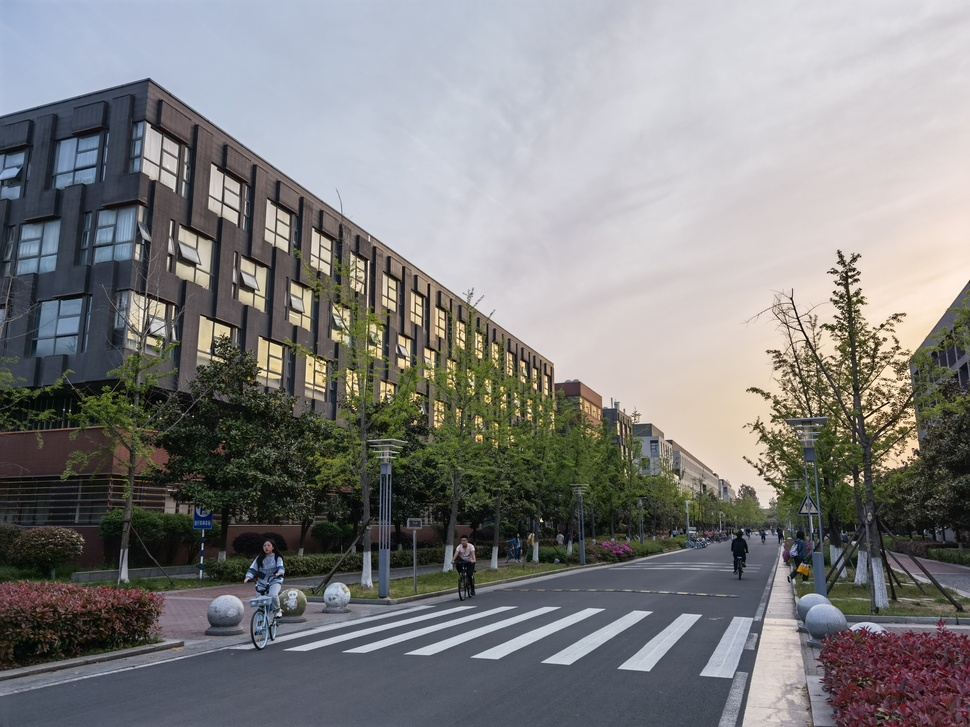
#> input picture QtTrainingApplication/image/skybox_img.jpg, 970 x 727 px, shrunk from 4096 x 3072 before the run
$ python 1.py
#> lines starting #> are read from the running program, lines starting #| are printed output that depends on the picture
#!/usr/bin/env python

# Will split a png cubemap/skymap image produced by blender into 6 separated image files for use in a skybox within unity
# Requires Python Imaging Library > http://www.pythonware.com/products/pil/

# The author takes no responsibility for any damage this script might cause,
# feel free to use, change and or share this script.
# 2013-07, CanOfColliders, m@canofcolliders.com

from PIL import Image
import sys, os
import cv2
import numpy as np

path = os.path.abspath("") + "/";
processed = False

# [9 lines of commented-out code are left out]

def processImageNew(path,name):
#> called with path = './', name = 'skybox_img.jpg'
	img=cv2.imread(os.path.join(path, name))
#> img is the input picture: shape (727, 970, 3); mean B, G, R 128, 128.1, 128.7
	size=min(img.shape[0],img.shape[1])
#> size = 727
	if img.shape[0]<img.shape[1]: # y < x
		gap=int((img.shape[1]-size)/2)
#> gap = 121
		startX=int(0)
		endX=int(startX+size)
#> endX = 727
		startY=int(gap)
#> startY = 121
		endY=int(startY+size)
#> endY = 848
		img=img[startX:endX,startY:endY]
#> img: shape (727, 727, 3)
		# cv2.imshow("1",img)
	else:
		gap = (img.shape[0] - size) / 2
		startX = int(gap)
		endX = int(startX+size)
		startY = int(0)
		endY = int(startY + size)
		img=img[startX:endX,startY:endY]
		# cv2.imshow("1",img)
	# cv2.waitKey()

	# 图片处理
	a=size
#> a = 727
	b=int((a*a//5)**0.5)
#> b = 325
	h=int((2*a*a)//(5*(a+b)))
#> h = 200

	lu1=[0,0]
	ld1=[0,a]
#> ld1 = [0, 727]
	ru1=[a,0]
#> ru1 = [727, 0]
	rd1=[a,a]
#> rd1 = [727, 727]

	lu2=[h,h]
#> lu2 = [200, 200]
	ld2=[h,a-h]
	ru2=[a-h,h]
	rd2=[a-h,a-h]

	target=np.array([[h,h],[h+b,h],[h+b,h+b],[h,h+b]],dtype = "float32")

	# 中间
	cv2.imwrite(os.path.join(path, addToFilename(name,"_back")), img[h:h+b,h:h+b])

	# 左边
	pointLeft=np.array([lu1,lu2,ld2,ld1],dtype = "float32")
	M=cv2.getPerspectiveTransform(pointLeft,target)
	imgLeft=cv2.warpPerspective(img,M,(img.shape[0],img.shape[1]))
	cv2.imwrite(os.path.join(path, addToFilename(name, "_left")), imgLeft[h:h + b, h:h + b])

	# 右边
	pointRight = np.array([ru2, ru1, rd1, rd2], dtype="float32")
	M = cv2.getPerspectiveTransform(pointRight, target)
	imgRight = cv2.warpPerspective(img, M, (img.shape[0], img.shape[1]))
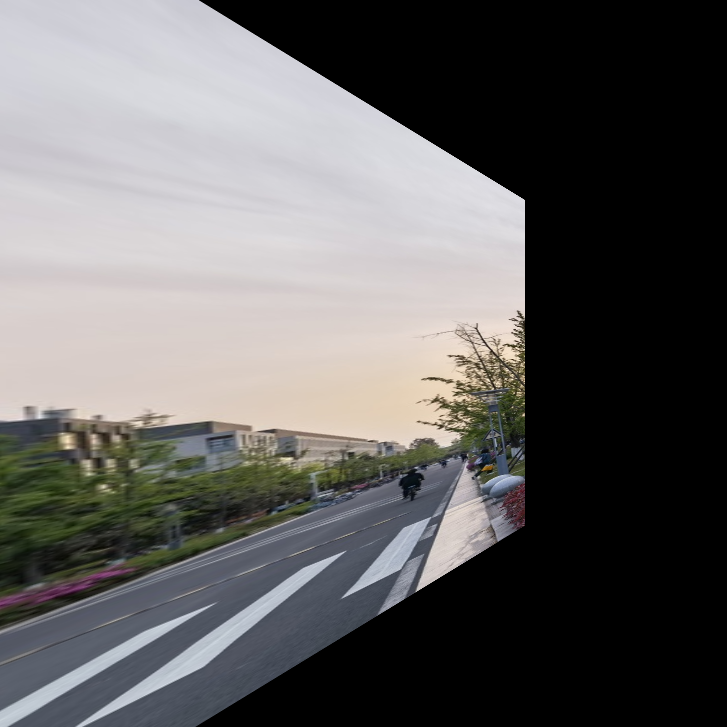
#> imgRight: shape (727, 727, 3); mean B, G, R 96.6, 97.1, 98.3
	cv2.imwrite(os.path.join(path, addToFilename(name, "_right")), imgRight[h:h + b, h:h + b])
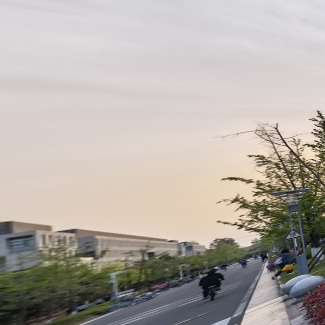
#> saved as skybox_img_right.jpg: shape (325, 325, 3); mean B, G, R 165.1, 171.3, 177.8

	# 上边
	pointUp= np.array([lu1, ru1, ru2, lu2], dtype="float32")
	M = cv2.getPerspectiveTransform(pointUp, target)
	imgUp= cv2.warpPerspective(img, M, (img.shape[0], img.shape[1]))
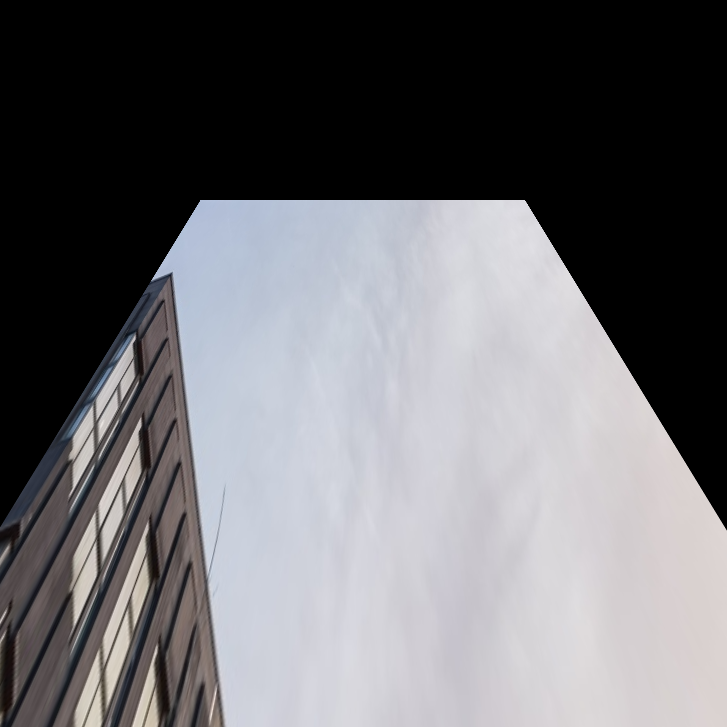
#> imgUp: shape (727, 727, 3); mean B, G, R 112.6, 109.1, 109.6
	cv2.imwrite(os.path.join(path, addToFilename(name, "_up")), imgUp[h:h + b, h:h + b])
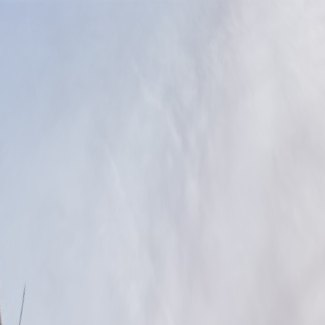
#> saved as skybox_img_up.jpg: shape (325, 325, 3); mean B, G, R 215.5, 204.8, 200.7

	# 下边
	pointDown = np.array([ld2, rd2, rd1, ld1], dtype="float32")
	M = cv2.getPerspectiveTransform(pointDown, target)
	imgDown = cv2.warpPerspective(img, M, (img.shape[0], img.shape[1]))
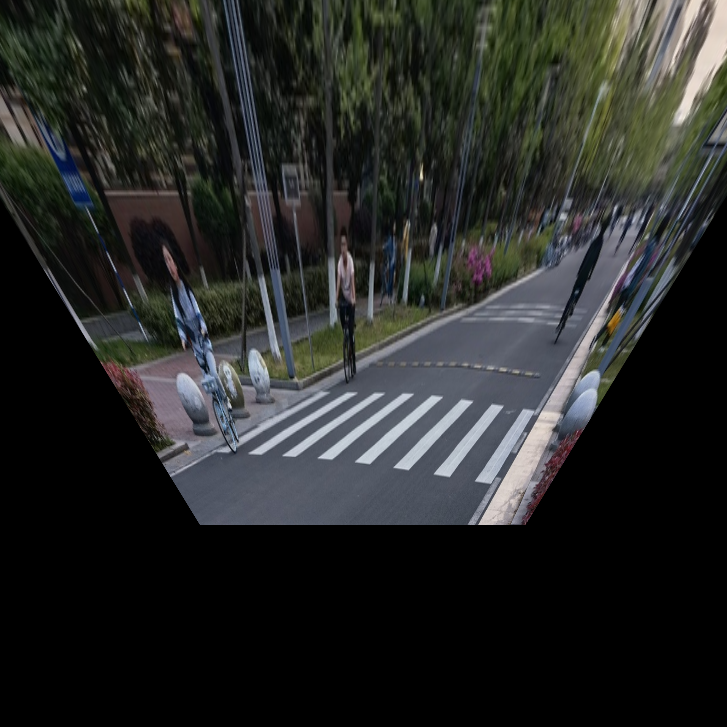
#> imgDown: shape (727, 727, 3); mean B, G, R 38.6, 40.5, 38.7
	cv2.imwrite(os.path.join(path, addToFilename(name, "_down")), imgDown[h:h + b, h:h + b])
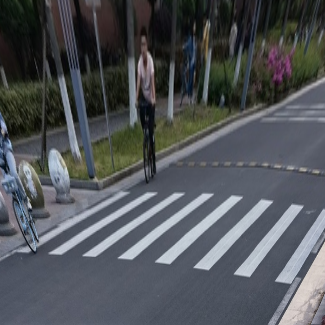
#> saved as skybox_img_down.jpg: shape (325, 325, 3); mean B, G, R 88.5, 84.4, 81


	# 插值图
	imgLeft=imgLeft[h:h + b, h:h + b].astype(int)
#> imgLeft: shape (325, 325, 3) int64
	imgRight=imgRight[h:h + b, h:h + b].astype(int)
#> imgRight: shape (325, 325, 3) int64
	imgUp=imgUp[h:h + b, h:h + b].astype(int)
#> imgUp: shape (325, 325, 3) int64
	imgDown=imgDown[h:h + b, h:h + b].astype(int)
#> imgDown: shape (325, 325, 3) int64

	imgFront=np.zeros([b,b,img.shape[2]])

	for i in range(b):
		for j in range(b):
			rL=imgLeft[i,b-j-1]
			rR=imgRight[i,b-j-1]
			rU=imgUp[b-i-1,j]
			rD=imgDown[b-i-1,j]

			dL=i
			dR=b-i-1
			dU=j
			dD=b-j-1

			sum=dR*rL+dL*rR+dU*rD+dD*rU
			sum=(sum/(2*b-2)).astype(int)

			imgFront[i,j]=sum
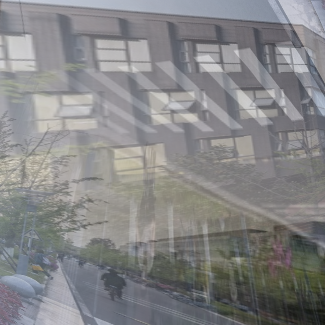
#> imgFront: shape (325, 325, 3) float64; mean B, G, R 134.5, 133.4, 133.3

	cv2.imwrite(os.path.join(path, addToFilename(name, "_front")), imgFront[0: b, 0: b])


def processImage(path, name):
	img = Image.open(os.path.join(path, name))
	size = img.size[1] / 3 # splits the width of the image by 3, expecting the 3x2 layout blender produces.
	splitAndSave(img,2*size, size, size, addToFilename(name, "_right")) #right
	splitAndSave(img, size, size, size, addToFilename(name, "_back")) # right
	splitAndSave(img, 0, size, size, addToFilename(name, "_left")) #right
	splitAndSave(img, size, 0, size, addToFilename(name, "_up"))
	splitAndSave(img, size, 2*size, size, addToFilename(name, "_down"))
	splitAndSave(img, size * 3, size, size, addToFilename(name, "_front")) #right

def addToFilename(name, add):
	name = name.split('.')
	return name[0] + add + "." + name[1]

def splitAndSave(img, startX, startY, size, name):
	area = (startX, startY, startX + size, startY + size)
	saveImage(img.crop(area), path, name)

def saveImage(img, path, name):
	try:
		img.save(os.path.join(path, name))
	except:
		print ("*   ERROR: Could not convert image.")
		pass

processImageNew("./","skybox_img.jpg")

$ run again, with QtTrainingApplication/image/3.jpg copied over QtTrainingApplication/image/skybox_img.jpg
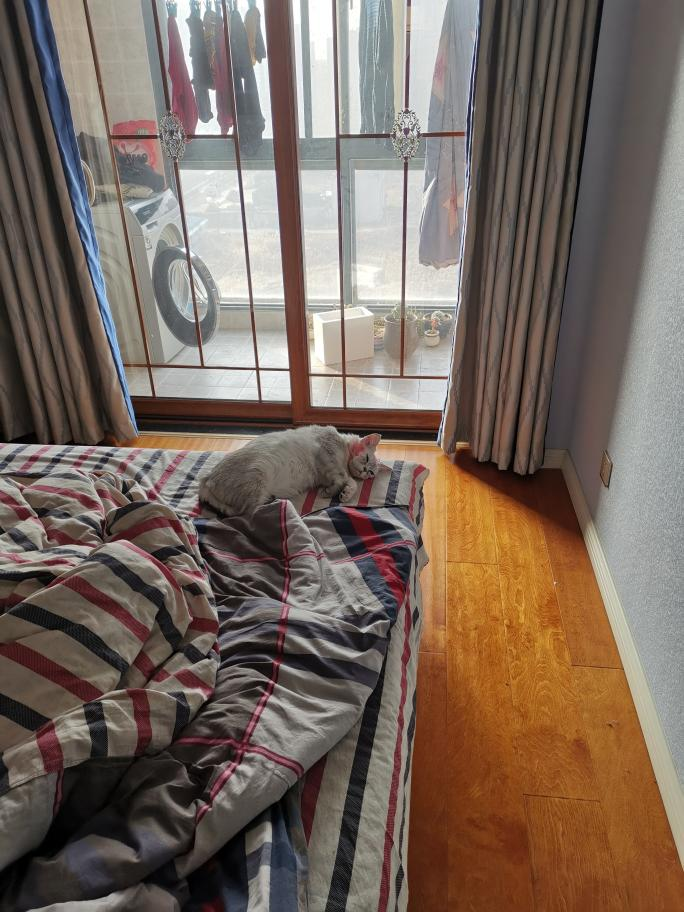
#> input picture QtTrainingApplication/image/3.jpg, 684 x 912 px
#> in processImageNew, img is the input picture: shape (912, 684, 3); mean B, G, R 93.2, 103.9, 119.7
#> img: shape (684, 684, 3)
#> in processImageNew, `cv2.imwrite(os.path.join(path, addToFilename(name, "_down")), imgDown[..`:
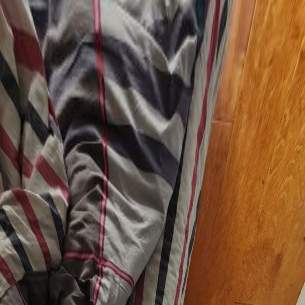
#> saved as skybox_img_down.jpg: shape (305, 305, 3); mean B, G, R 62.6, 82.4, 110.6
#> after the loop in processImageNew, `for i in range(b):`:
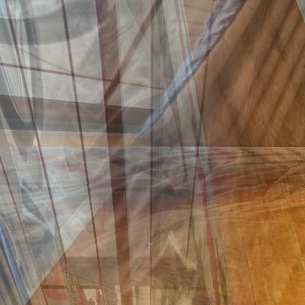
#> imgFront: shape (305, 305, 3) float64; mean B, G, R 97.1, 116.3, 138.5

$ run again, with QtTrainingApplication/image/4.jpg copied over QtTrainingApplication/image/skybox_img.jpg
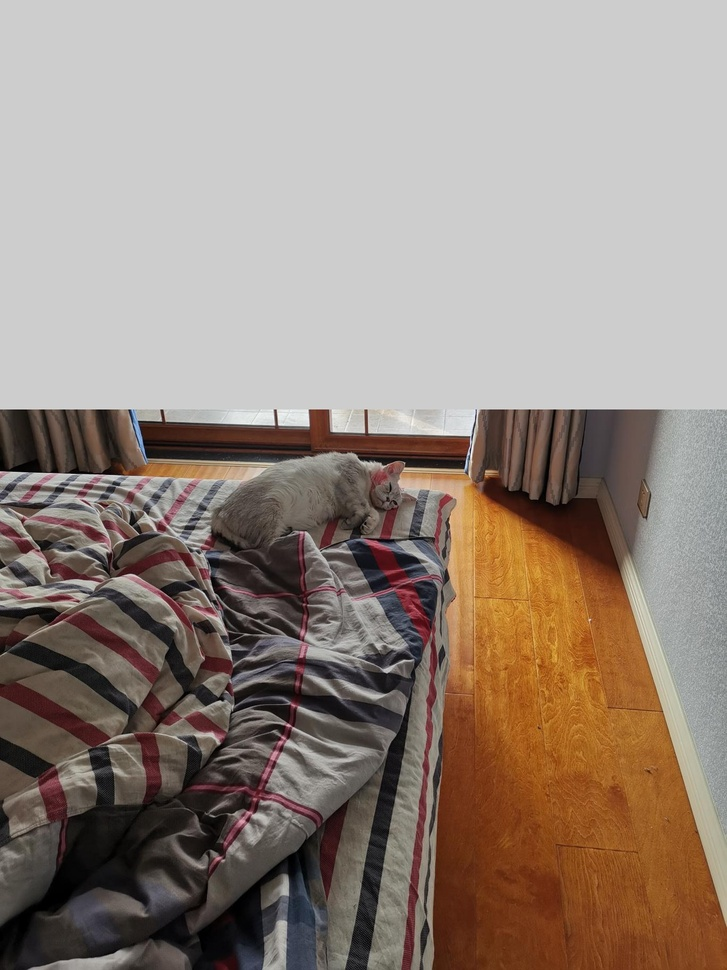
#> input picture QtTrainingApplication/image/4.jpg, 727 x 970 px, shrunk from 1368 x 1824 before the run
#> in processImageNew, img is the input picture: shape (970, 727, 3); mean B, G, R 127.2, 136.6, 150.4
#> img: shape (727, 727, 3)
#> after the loop in processImageNew, `for i in range(b):`:
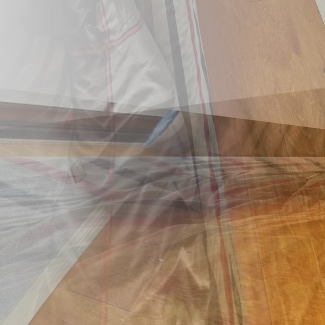
#> imgFront: shape (325, 325, 3) float64; mean B, G, R 123.5, 141.1, 161.9
